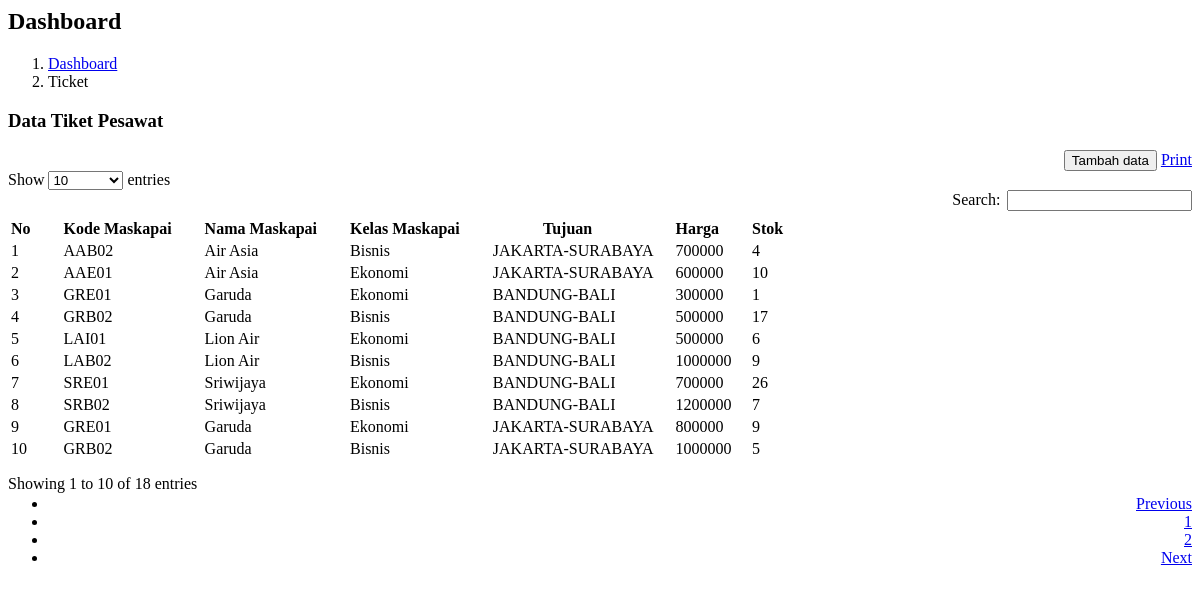
The page /pages/tiket.php on the database as committed earlier.
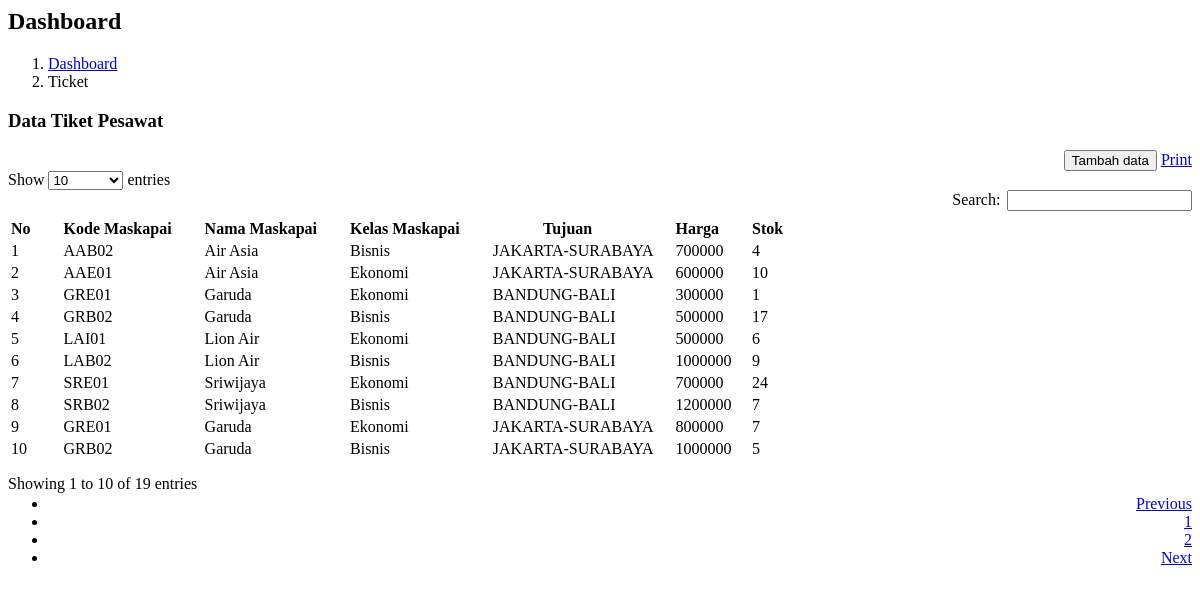
The same page on the database as committed later.
### tables this page shows
CREATE TABLE `tiket` (
  `id_tiket` int(11) NOT NULL,
  `id_maskapai` varchar(20) NOT NULL,
  `id_tujuan` int(11) NOT NULL,
  `harga` int(11) NOT NULL,
  `stok` int(11) NOT NULL
);

CREATE TABLE `maskapai` (
  `id_maskapai` int(11) NOT NULL,
  `kd_maskapai` varchar(20) NOT NULL,
  `nama_maskapai` varchar(50) NOT NULL,
  `kelas_maskapai` varchar(20) NOT NULL
);

CREATE TABLE `tujuan` (
  `id_tujuan` int(11) NOT NULL,
  `nama_tujuan` varchar(50) NOT NULL
);

### pages/tiket.php (the view, shortened to what this page needs)
<div class="content-wrapper">
    <section class="content-header">
      <h1>
        Dashboard
      </h1>
      <ol class="breadcrumb">
        <li><a href="#"><i class="fa fa-dashboard"></i> Dashboard</a></li>
        <li class="active">Ticket</li>
      </ol>
    </section>
    <section class="content">
        <div class="row">
            <div class="col-xs-12">
                <div class="box">
                    <div class="box-header with-border">
                    <h3 class="box-title">Data Tiket Pesawat</h3>
                    <div align="right">
                    <a href="index_admin.php?p=tiket-input"><button class="btn btn-xs btn-primary"><i class="fa fa-plus-circle"></i> <span>Tambah data</span></button></a>
                    <a href="pages/cetak-tiket.php" target="_blank" class="btn btn-sm btn-info"><i class="fa fa-print"></i> Print</a>
                    </div>
                </div>
                <div class="box-body">
                <table id="tabel" class="table table-responsive table-bordered table-striped">
                <thead>
                <tr>
                    <th>No</th>
                    <th>Kode Maskapai</th>
                    <th>Nama Maskapai</th>
                    <th>Kelas Maskapai</th>
                    <th>Tujuan</th>
                    <th>Harga</th>
                    <th>Stok</th>
                    <th><i class="fa fa-gear"></i></th>
                </tr>
                </thead>
                <tbody>
                <?php
                $no=1;
                $sql = mysqli_query($con, "SELECT * FROM tiket INNER JOIN maskapai ON maskapai.id_maskapai=tiket.id_maskapai INNER JOIN tujuan ON tujuan.id_tujuan=tiket.id_tujuan");
                while($data=mysqli_fetch_array($sql)){
                ?>
                <tr>
                    <td><?= $no;?></td>
                    <td><?= $data['kd_maskapai'];?></td>
                    <td><?= $data['nama_maskapai'];?></td>
                    <td><?= $data['kelas_maskapai'];?></td>
                    <td><?= $data['nama_tujuan'];?></td>
                    <td><?= $data['harga'];?></td>
                    <td><?= $data['stok'];?></td>
                    <td></td>
                </tr>
                <?php
                $no++;
                } ?>
                </tbody>
                </table>
                </div>
            </div>
        </div>
    </section>
</div>
<link rel="stylesheet" href="assets/bower_components/datatables.net-bs/css/dataTables.bootstrap.min.css">

Rows that differ between the two databases and show on the page:
changed tiket "SRE01": stok "26" → "24"
changed tiket (number 9 of 10 on the later page): stok "9" → "7"
Other text that changed with them:
text written by a page script: "Show entries Search: Showing 1 to 10 of 18 entries Previous 1 2 Next" → "Show entries Search: Showing 1 to 10 of 19 entries Previous 1 2 Next"
